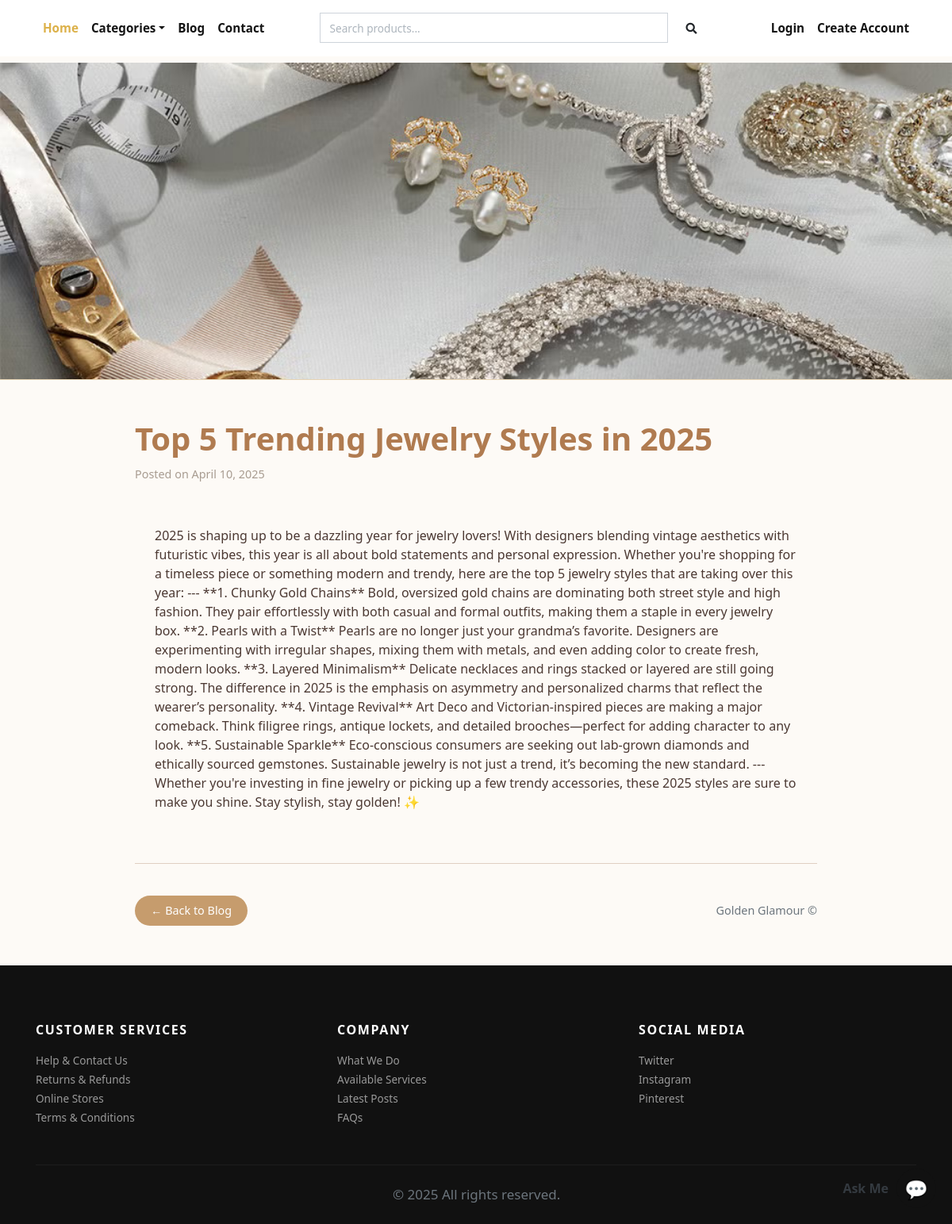
The page /blog/top-5-trending-jewelry-styles-in-2025/ on the database its author committed.
### store/models.py (models this page shows, shortened)
class Blog(models.Model):
    title = models.CharField(max_length=200)
    slug = models.SlugField(unique=True, blank=True)
    image = models.ImageField(upload_to='blog_images/')
    excerpt = models.TextField(max_length=500)
    content = models.TextField()
    date = models.DateField(auto_now_add=True)

### store/views.py (the view)
# urls.py: path('blog/<slug:slug>/', views.blog_detail, name='blog_detail'),
def blog_detail(request, slug):
    blog = get_object_or_404(Blog, slug=slug)
    return render(request, 'blog_detail.html', {'blog': blog})

### store/context_preprocessors.py (called while the page is built)
def store_menu(request):
    categories = Category.objects.filter(is_active=True)
    context = {
        'categories_menu': categories,
    }
    return context

def cart_menu(request):
    if request.user.is_authenticated:
        cart_items= Cart.objects.filter(user=request.user)
        context = {
            'cart_items': cart_items,
        }
    else:
        context = {}
    return context

### templates/blog_detail.html (shortened to what this page needs)
{% extends 'base.html' %}
{% load static %}
{% block content %}
  <img src="{{ blog.image.url }}" class="blog-banner" alt="{{ blog.title }}">
  <div class="blog-container">
    <h1 class="blog-title">{{ blog.title }}</h1>
    <div class="blog-meta">
      Posted on {{ blog.date|date:"F j, Y" }}
    </div>
    <div class="blog-content">
      {{ blog.content|safe }}
    </div>
    <div class="divider"></div>
    <div class="blog-footer d-flex justify-content-between align-items-center">
      <a href="{% url 'store:blog_list' %}" class="btn-back">← Back to Blog</a>
      <span class="text-muted">Golden Glamour © {{ now|date:"Y" }}</span>
    </div>
  </div>
{% endblock content %}

### jewelryshop/static/css/style.default.css (style rules this page uses)
body { font-family: "Libre Franklin", sans-serif; font-size: 1rem; font-weight: 400; line-height: 1.5; color: #111111; background-color: #fff; }
a { color: #dcb14a; text-decoration: none; }
h1, h2, h3, h4, h5, h6, .h1, .h2, .h3, .h4, .h5, .h6 { margin-bottom: 0.5rem; font-family: inherit; font-weight: 900; line-height: 1.2; color: inherit; }
h1, .h1 { font-size: 2.2rem; }

### jewelryshop/static/css/stylecontact.css (style rules this page uses)
body { font-family: 'Segoe UI', sans-serif; background-color: #fdfaf6; color: #4b3832; }

### jewelryshop/static/css/styleblog.css (style rules this page uses)
body { background-color: #fdfaf6; color: #4b3832; font-family: 'Segoe UI', sans-serif; }
.blog-content { padding: 25px; }

### jewelryshop/static/css/styleblog_detail.css (style rules this page uses)
.blog-banner { height: 400px; width: 100%; object-fit: cover; border-bottom: 1px solid #e6d3b3; }
.blog-container { max-width: 900px; margin: auto; padding: 50px 20px; }
.blog-title { font-size: 2.5rem; font-weight: 700; color: #b07b50; margin-bottom: 10px; }
.blog-meta { color: #a89c91; font-size: 0.9rem; margin-bottom: 30px; }
.btn-back { background-color: #c69c6d; color: white; border-radius: 25px; padding: 8px 20px; text-decoration: none; transition: background-color 0.3s ease; }
.divider { height: 1px; background-color: #e0cfc2; margin: 40px 0; }
.blog-footer { font-size: 0.9rem; color: #998675; }

### rows shown on the page
Blog: image (picture), title "Top 5 Trending Jewelry Styles in 2025", date "April 10, 2025", content "2025 is shaping up to be a dazzling year for jewelry lovers! With designers blending vintage aesthetics with futuristic vibes, this year is all about bold statements and personal expression. Whether you're shopping for a timeless piece or something modern and trendy, here are the top 5 jewelry styles that are taking over this year: --- **1. Chunky Gold Chains** Bold, oversized gold chains are dominating both street style and high fashion. They pair effortlessly with both casual and formal outfits, making them a staple in every jewelry box. **2. Pearls with a Twist** Pearls are no longer just your grandma’s favorite. Designers are experimenting with irregular shapes, mixing them with metals,…"
